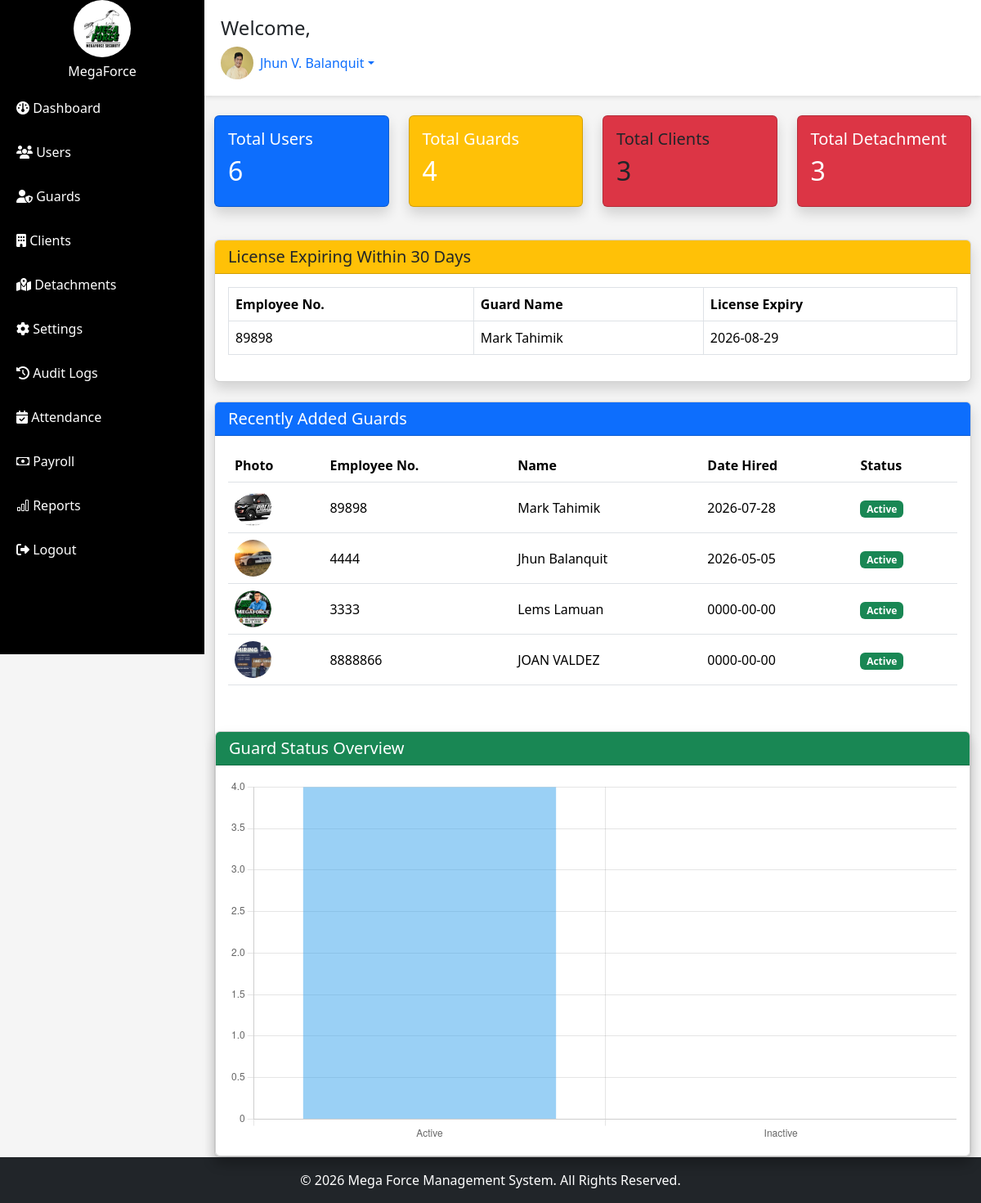
/admin/dashboard.php (signed in), run on the app's committed database.
### tables this page shows
CREATE TABLE `system_settings` (
  `id` int(11) NOT NULL AUTO_INCREMENT,
  `company_name` varchar(255) NOT NULL,
  `company_address` text DEFAULT NULL,
  `contact_number` varchar(50) DEFAULT NULL,
  `email` varchar(100) DEFAULT NULL,
  `logo` varchar(255) DEFAULT 'default_logo.png',
  `updated_at` timestamp NOT NULL DEFAULT current_timestamp() ON UPDATE current_timestamp(),
  PRIMARY KEY (`id`)
);

CREATE TABLE `users` (
  `id` int(11) NOT NULL AUTO_INCREMENT,
  `role_id` int(11) DEFAULT NULL,
  `fullname` varchar(100) NOT NULL,
  `email` varchar(100) NOT NULL,
  `username` varchar(50) NOT NULL,
  `password` varchar(255) NOT NULL,
  `profile_picture` varchar(255) DEFAULT NULL,
  `status` enum('Active','Inactive') NOT NULL,
  `created_at` timestamp NOT NULL DEFAULT current_timestamp() ON UPDATE current_timestamp(),
  PRIMARY KEY (`id`),
  UNIQUE KEY `email` (`email`),
  UNIQUE KEY `username` (`username`)
);

CREATE TABLE `guards` (
  `id` int(11) NOT NULL AUTO_INCREMENT,
  `user_id` int(11) DEFAULT NULL,
  `employee_no` varchar(30) DEFAULT NULL,
  `firstname` varchar(50) NOT NULL,
  `middlename` varchar(50) DEFAULT NULL,
  `lastname` varchar(50) NOT NULL,
  `suffix` varchar(10) DEFAULT NULL,
  `gender` enum('male','female') DEFAULT NULL,
  `birthdate` date DEFAULT NULL,
  `contact_no` varchar(20) DEFAULT NULL,
  `email` varchar(100) DEFAULT NULL,
  `address` text DEFAULT NULL,
  `date_hired` date DEFAULT NULL,
  `license_no` varchar(50) DEFAULT NULL,
  `license_expiry` date DEFAULT NULL,
  `profile_picture` varchar(255) DEFAULT 'default.PNG',
  `status` enum('Active','Inactive') DEFAULT 'Active',
  `detachment_id` int(11) DEFAULT NULL,
  `created_at` timestamp NOT NULL DEFAULT current_timestamp(),
  PRIMARY KEY (`id`),
  UNIQUE KEY `employee_no` (`employee_no`),
  KEY `user_id` (`user_id`),
  CONSTRAINT `guards_ibfk_1` FOREIGN KEY (`user_id`) REFERENCES `users` (`id`)
);

### admin/dashboard.php (the view, shortened to what this page needs)
<?php
include("includes/header.php");
include("../config.php");
include("includes/sidebar.php");
function getTotal($con, $table)
{
    $query = mysqli_query($con, "SELECT COUNT(*) AS total FROM $table");
    $result = mysqli_fetch_assoc($query);
    return $result['total'];
}
$total_users = getTotal($con, "users");
$total_guards = getTotal($con, "guards");
$total_clients = getTotal($con, "clients");
$total_detachments = getTotal($con, "detachments");
$expiring = mysqli_query($con, " SELECT employee_no, firstname, lastname, license_expiry
FROM guards
WHERE license_expiry BETWEEN CURDATE() AND DATE_ADD(CURDATE(), INTERVAL 30 DAY)
ORDER BY license_expiry ASC
");
$recent_guards = mysqli_query($con, "SELECT employee_no, firstname, lastname, profile_picture, date_hired, status FROM guards ORDER BY id DESC LIMIT 5");
$status_query = mysqli_query($con, "SELECT status, COUNT(*) AS total FROM guards GROUP BY status");
$active = 0;
$inactive = 0;
while($row = mysqli_fetch_assoc($status_query)){
    if($row['status'] == "Active"){
        $active = $row['total'];
    }else{
        $inactive =$row['total'];
    }
}
?>
<div class="main-content">
    <?php include("includes/topbar.php"); ?>
    <div class="container-fluid mt-4">
        <div class="row">
            <div class="col-md-3 mb-3">
                <div class="card bg-primary text-white shadow">
                    <div class="card-body">
                        <h5>Total Users</h5>
                        <h2><?php echo $total_users; ?></h2>
                    </div>
                </div>
            </div>
            <div class="col-md-3 mb-3">
                <div class="card bg-warning text-white shadow">
                    <div class="card-body">
                        <h5>Total Guards</h5>
                        <h2><?php echo $total_guards; ?></h2>
                    </div>
                </div>
            </div>
            <div class="col-md-3 mb-3">
                <div class="card bg-danger text-dark shadow">
                    <div class="card-body">
                        <h5>Total Clients</h5>
                        <h2><?php echo $total_clients; ?></h2>
                    </div>
                </div>
            </div>
            <div class="col-md-3 mb-3">
                <div class="card bg-danger text-white shadow">
                    <div class="card-body">
                        <h5>Total Detachment</h5>
                        <h2><?php echo $total_detachments; ?></h2>
                    </div>
                </div>
            </div>
        </div>
<div class="card shadow mt-4">
    <div class="card-header bg-warning">
        <h5 class="mb-0">License Expiring Within 30 Days</h5>
    </div>
    <div class="card-body">
        <table class="table table-bordered">
            <thead>
                <tr>
                    <th>Employee No.</th>
                    <th>Guard Name</th>
                    <th>License Expiry</th>
                </tr>
            </thead>
            <tbody>
                <?php  if(mysqli_num_rows($expiring) > 0){ ?>
                <?php while($row = mysqli_fetch_assoc($expiring)){ ?>
                <tr>
                    <td><?php echo htmlspecialchars($row['employee_no']); ?></td>
                    <td>
                        <?php echo htmlspecialchars(
                            $row['firstname']. " " .$row['lastname']
                        );
                         ?>
                    </td>
                    <td><?php echo htmlspecialchars($row['license_expiry']); ?></td>
                </tr>
                <?php } ?>
            <?php } ?>
            </tbody>
        </table>
    </div>
</div>
<div class="card shadow mt-4">
    <div class="card-header bg-primary text-white">
        <h5 class="mb-0">Recently Added Guards</h5>
    </div>
    <div class="card-body">
        <table class="table table-hover align-middle">
        <thead>
            <tr>
                <th>Photo</th>
                <th>Employee No.</th>
                <th>Name</th>
                <th>Date Hired</th>
                <th>Status</th>
            </tr>
        </thead>
        <tbody>
            <?php while($row = mysqli_fetch_assoc($recent_guards)){ ?>
            <tr>
                <td>
                    <img src="../assets/uploads/guards/<?php echo $row['profile_picture']; ?>"
                    width="45"
                    height="45"
                    style="border-radius:50%; object-fit:cover;">
                </td>
                <td>
                    <?php echo htmlspecialchars($row['employee_no']); ?>
                </td>
                <td>
                    <?php echo htmlspecialchars($row['firstname']. " " .$row['lastname']); ?>
                </td>
                <td>
                    <?php echo htmlspecialchars($row['date_hired']); ?>
                </td>
                <td>
                    <?php if($row['status']=="Active") { ?>
                    <span class="badge bg-success">Active</span>
                    <?php }else{ ?>
                    <span class="badge bg-danger">Inactive</span>
                    <?php } ?>
                </td>
            </tr>
            <?php } ?>
        </tbody>
        </table>
    </div>
    <div class="card shadow mt-4">
        <div class="card-header bg-success text-white">
            <h5 class="mb-0"> Guard Status Overview</h5>
        </div>
        <div class="card-body">
            <canvas id="guardChart"></canvas>
        </div>
    </div>
<script>
    const ctx = document.getElementById('guardChart');
    new Chart(ctx, {
    type: 'bar',
    data: {
    labels: ['Active', 'Inactive'],
    datasets: [{
    label: 'Number of Guards',
    data: [<?php echo $active; ?>, <?php echo $inactive; ?>]
    }]
    },
    options: {
    responsive: true,
    plugins: {
    legend: {
    display: false
    }
    }
    }
});
</script>
</div>
</div>
</div>
<?php include("includes/footer.php"); ?>

### admin/includes/header.php (shortened to what this page needs)
<!DOCTYPE html>
<html lang="en">
<head>
<link  rel="stylesheet" href="https://cdn.jsdelivr.net/npm/bootstrap-icons@1.11.3/font/bootstrap-icons.min.css">
<link href="https://cdn.jsdelivr.net/npm/bootstrap@5.3.3/dist/css/bootstrap.min.css" rel="stylesheet">
<link rel="stylesheet" href="https://cdnjs.cloudflare.com/ajax/libs/font-awesome/6.5.2/css/all.min.css">
<link rel="stylesheet" href="assets/css/style.css">
</head>
<body class="d-flex flex-column min-vh-100">

### admin/includes/sidebar.php
<?php $company = mysqli_fetch_assoc( mysqli_query($con, "SELECT company_name, logo FROM system_settings LIMIT 1"));
?>
<div class="sidebar">
    <div class="text-center py3">
    <img src="../assets/uploads/<?php echo $company['logo']; ?>"
    width="70"
    class="rounded-circle mb-2">
    <h6 class="text-white">
        <?php echo htmlspecialchars($company['company_name']); ?>
    </h6>
</div>
    <a href="dashboard.php">
        <i class="fa-solid fa-gauge"></i>
        Dashboard
    </a>
    <a href="users.php">
        <i class="fa-solid fa-users"></i>
        Users
    </a>
    <a href="guards.php" class="nav-link">
        <i class="fa-solid fa-user-shield"></i>
        Guards
    </a>
     <a href="clients.php">
        <i class="fa-solid fa-building"></i>
        Clients
    </a>
    <a href="detachments.php">
        <i class="fa-solid fa-map-location-dot"></i>
        Detachments
    </a>
     <a href="settings.php">
        <i class="fa-solid fa-gear"></i>
        Settings
    </a>
     <a href="audit_logs.php">
        <i class="fas fa-history"></i>
        Audit Logs
    </a>
    <a href="attendance.php" class="nav-link">
        <i class="fas fa-calendar-check"></i>
        Attendance
    </a>
    <a href="payroll.php" class="nav-link">
        <i class="bi bi-cash"></i>
        Payroll
    </a>
    <a href="payroll_reports.php" class="nav-link">
        <i class="bi bi-bar-chart"></i>
        Reports
    </a>
     <a href="../logout.php">
        <i class="fa-solid fa-right-from-bracket"></i>
        Logout
    </a>
</div>

### admin/includes/topbar.php (shortened to what this page needs)
<?php
$user_id = $_SESSION['user_id'];
$topbarQuery = mysqli_query($con, "SELECT fullname, email, profile_picture, role_id FROM users WHERE id='$user_id'");
$topbarUser = mysqli_fetch_assoc($topbarQuery);
?>
<div class="topbar">
    <h4>
        Welcome,
    </h4>
            <div class="dropdown">
            <a href="#" class="d-flex align-items-center text-decoration-none dropdown-toggle" data-bs-toggle="dropdown" aria-expanded="false">
                <img src="../assets/uploads/<?php echo htmlspecialchars($topbarUser['profile_picture']); ?>" alt="<?php echo htmlspecialchars($topbarUser['fullname']); ?>" title="Click to enlarge" class="rounded-circle me-2" width="40" height="40" style="cursor: object-fit: cover;">
                <span><?php echo htmlspecialchars($topbarUser['fullname']); ?></span>
            </a>
        </div>
</div>

### admin/includes/footer.php (shortened to what this page needs)
<footer class="bg-dark text-white text-center p-3 mt-auto">
    <p class="mb-0">
        &copy; <?php echo date("Y"); ?>
        Mega Force Management System.
        All Rights Reserved.
    </p>
</footer>
</body>
</html>

### admin/assets/css/style.css (style rules this page uses)
body { margin: 0; background: #f5f5f5; }
.sidebar { width: 250px; height: 100vh; position: fixed; background: black; }
.sidebar a { color: white; display: block; padding: 15px 20px; text-decoration: none; }
.main-content { margin-left: 250px; }
.topbar { background: white; padding: 20px; box-shadow: 0 2px 5px rgba(0, 0, 0, .1); }

### data on the page
system_settings: logo (picture), company_name "MegaForce"
users: profile_picture (picture), fullname "Jhun V. Balanquit"
guards: employee_no "89898", firstname+lastname "Mark Tahimik", license_expiry "2026-08-29", profile_picture (picture), date_hired "2026-07-28", status "Active"
guards: profile_picture (picture), employee_no "4444", firstname+lastname "Jhun Balanquit", date_hired "2026-05-05", status "Active"
guards: profile_picture (picture), employee_no "3333", firstname+lastname "Lems Lamuan", date_hired "0000-00-00", status "Active"
guards: profile_picture (picture), employee_no "8888866", firstname+lastname "JOAN VALDEZ", date_hired "0000-00-00", status "Active"

### other printed values
$total_users "6"
$total_guards "4"
$total_clients "3"
$total_detachments "3"
chart data {{ $active }} 4
chart data {{ $inactive }} 0
